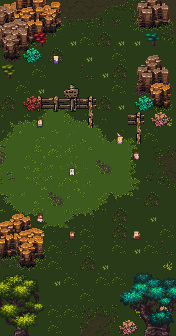

A 2D game scene composited from a Tiled map and its tileset images. What follows is a short description and the map's XML, with each tile layer's data collapsed to a summary:
An orthogonal 11x21 tile map with 16x16 px tiles, 11 tile layers (Tile Layer 6, Tile Layer 4, Tile Layer 5, Tile Layer 7, ...), 1 hidden layer not drawn.

<map version="1.5" tiledversion="2021.02.15" orientation="orthogonal" renderorder="left-down" width="11" height="21" tilewidth="16" tileheight="16" infinite="0" nextlayerid="20" nextobjectid="1">
 <tileset firstgid="1" source="../world_tiles/tileset.tsx" />
 <layer id="13" name="Tile Layer 6" width="11" height="21">
  <data>[231 cells, 2 non-empty, 2 distinct tile ids]</data>
 </layer>
 <layer id="10" name="Tile Layer 4" width="11" height="21">
  <data>[231 cells, 231 non-empty, 82 distinct tile ids]</data>
 </layer>
 <layer id="12" name="Tile Layer 5" width="11" height="21">
  <data>[231 cells, 14 non-empty, 10 distinct tile ids]</data>
 </layer>
 <layer id="14" name="Tile Layer 7" width="11" height="21">
  <data>[231 cells, 23 non-empty, 23 distinct tile ids]</data>
 </layer>
 <layer id="15" name="Tile Layer 8" width="11" height="21">
  <data>[231 cells, 66 non-empty, 23 distinct tile ids]</data>
 </layer>
 <layer id="16" name="Tile Layer 9" width="11" height="21">
  <data>[231 cells, 10 non-empty, 10 distinct tile ids]</data>
 </layer>
 <layer id="17" name="Tile Layer 10" width="11" height="21">
  <data>[231 cells, 11 non-empty, 11 distinct tile ids]</data>
 </layer>
 <layer id="18" name="Tile Layer 11" width="11" height="21">
  <data>[231 cells, 40 non-empty, 40 distinct tile ids]</data>
 </layer>
 <layer id="19" name="Tile Layer 12" width="11" height="21">
  <data>[231 cells, 14 non-empty, 14 distinct tile ids]</data>
 </layer>
 <layer id="7" name="anim" width="11" height="21">
  <data>[231 cells, 3 non-empty, 3 distinct tile ids]</data>
 </layer>
 <layer id="8" name="characters" width="11" height="21">
  <data>[231 cells, 8 non-empty, 8 distinct tile ids]</data>
 </layer>
 <layer id="9" name="walkable" width="11" height="21" visible="0">
  <data>[231 cells, 231 non-empty, 2 distinct tile ids]</data>
 </layer>
</map>
